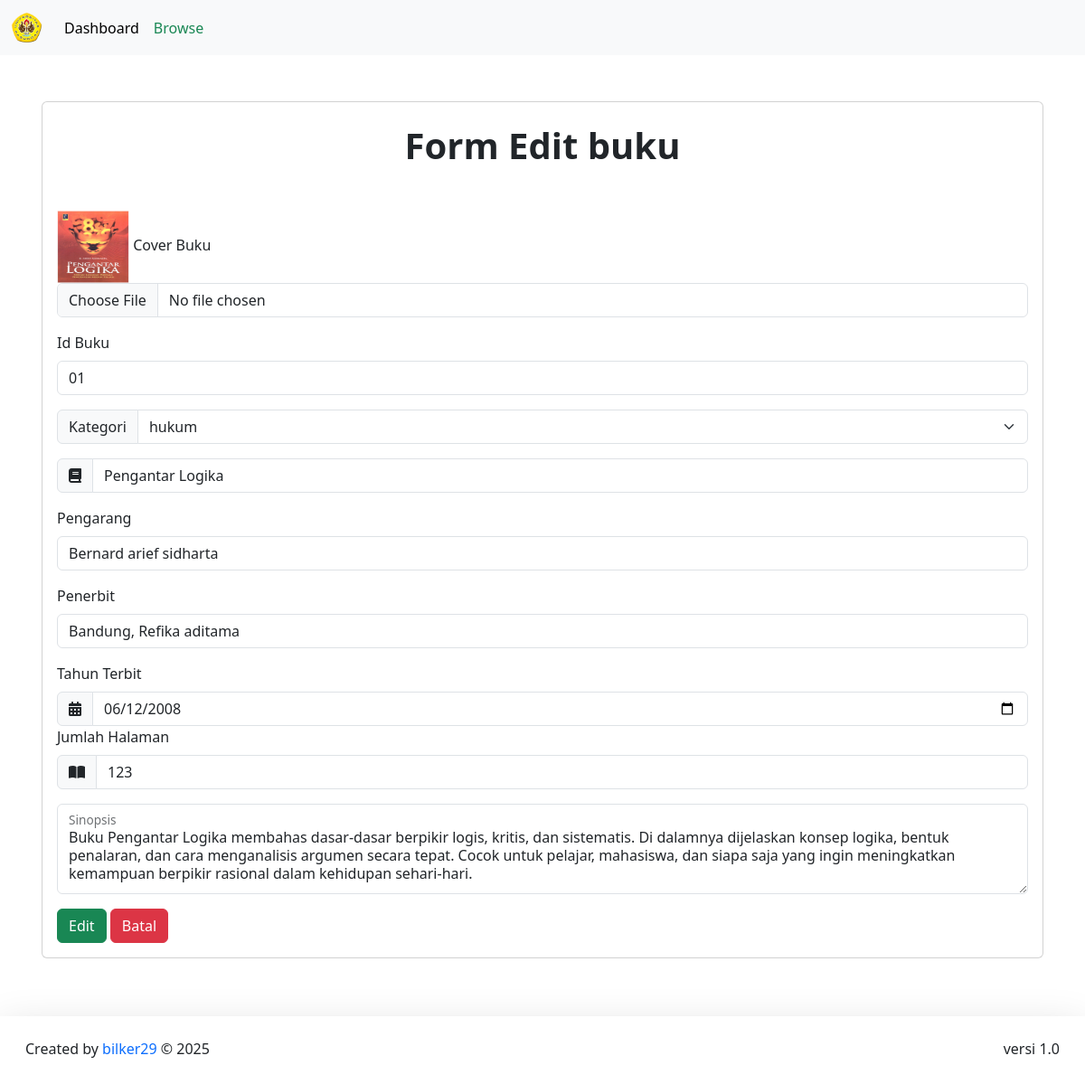
The app's page /DashboardAdmin/buku/updateBuku.php?idReview=01 with its own data.
### tables this page shows
CREATE TABLE `buku` (
  `cover` varchar(255) NOT NULL,
  `id_buku` varchar(20) NOT NULL,
  `kategori` varchar(255) NOT NULL,
  `judul` varchar(255) NOT NULL,
  `pengarang` varchar(255) NOT NULL,
  `penerbit` varchar(255) NOT NULL,
  `tahun_terbit` date NOT NULL,
  `jumlah_halaman` int NOT NULL,
  `buku_deskripsi` text NOT NULL
);

### config/config.php (called while the page is built, shortened)
<?php
$host = "127.0.0.1";
$username = "root";
$password = "";
$database_name = "perpustakaan";
$connection = mysqli_connect($host, $username, $password, $database_name);
function queryReadData($dataKategori)
{
  global $connection;
  $result = mysqli_query($connection, $dataKategori);
  $items = [];
  while ($item = mysqli_fetch_assoc($result)) {
    $items[] = $item;
  }
  return $items;
}

### DashboardAdmin/buku/updateBuku.php (the view, shortened to what this page needs)
<?php
require "../../config/config.php";
$review = $_GET["idReview"];
$reviewData = queryReadData("SELECT * FROM buku WHERE id_buku = '$review'")[0];
?>
<!DOCTYPE html>
<html lang="en">
<head>
  <link href="https://cdn.jsdelivr.net/npm/bootstrap@5.3.2/dist/css/bootstrap.min.css" rel="stylesheet">
</head>
<body>
  <nav class="navbar fixed-top navbar-expand-lg bg-body-tertiary">
    <div class="container-fluid">
      <a class="navbar-brand" href="#">
        <img src="../../assets/logo.png" alt="logo" height="35">
      </a>
      <div class="collapse navbar-collapse" id="navbarNav">
        <ul class="navbar-nav">
          <li class="nav-item">
            <a class="nav-link active" aria-current="page" href="../dashboardAdmin.php">Dashboard</a>
          </li>
          <li class="nav-item">
            <a class="nav-link text-success" href="daftarBuku.php">Browse</a>
          </li>
        </ul>
      </div>
    </div>
  </nav>
  <div class="container p-3 mt-5">
    <div class="card p-2 mt-5">
      <h1 class="text-center fw-bold p-3">Form Edit buku</h1>
      <form action="" method="post" enctype="multipart/form-data" class="mt-3 p-2">
        <div class="custom-css-form">
          <div class="mb-3">
            <img src="../../imgDB/<?= $reviewData["cover"]; ?>" width="80px" height="80px">
            <label for="formFileMultiple" class="form-label">Cover Buku</label>
            <input class="form-control" type="file" name="cover" id="formFileMultiple">
          </div>
          <div class="mb-3">
            <label for="exampleFormControlInput1" class="form-label">Id Buku</label>
            <input type="text" class="form-control" name="id_buku" id="exampleFormControlInput1" placeholder="example inf01" value="<?= $reviewData["id_buku"]; ?>">
          </div>
        </div>
        <div class="input-group mb-3">
          <label class="input-group-text" for="inputGroupSelect01">Kategori</label>
          <select class="form-select" id="inputGroupSelect01" name="kategori">
            <option selected><?= $reviewData["kategori"]; ?></option>
          </select>
        </div>
        <div class="input-group mb-3">
          <span class="input-group-text" id="basic-addon1"><i class="fa-solid fa-book"></i></span>
          <input type="text" class="form-control" name="judul" id="judul" placeholder="Judul Buku" aria-label="Username" aria-describedby="basic-addon1" value="<?= $reviewData["judul"]; ?>">
        </div>
        <div class="mb-3">
          <label for="exampleFormControlInput1" class="form-label">Pengarang</label>
          <input type="text" class="form-control" name="pengarang" id="exampleFormControlInput1" placeholder="nama pengarang" value="<?= $reviewData["pengarang"]; ?>">
        </div>
        <div class="mb-3">
          <label for="exampleFormControlInput1" class="form-label">Penerbit</label>
          <input type="text" class="form-control" name="penerbit" id="exampleFormControlInput1" placeholder="nama penerbit" value="<?= $reviewData["penerbit"]; ?>">
        </div>
        <label for="validationCustom01" class="form-label">Tahun Terbit</label>
        <div class="input-group mt-0">
          <span class="input-group-text" id="basic-addon1"><i class="fa-solid fa-calendar-days"></i></span>
          <input type="date" class="form-control" name="tahun_terbit" id="validationCustom01" value="<?= $reviewData["tahun_terbit"]; ?>">
        </div>
        <label for="validationCustom01" class="form-label">Jumlah Halaman</label>
        <div class="input-group mt-0">
          <span class="input-group-text" id="basic-addon1"><i class="fa-solid fa-book-open"></i></span>
          <input type="number" class="form-control" name="jumlah_halaman" id="validationCustom01" value="<?= $reviewData["jumlah_halaman"]; ?>">
        </div>
        <div class="form-floating mt-3 mb-3">
          <textarea class="form-control" placeholder="sinopsis tentang buku ini" name="buku_deskripsi" id="floatingTextarea2" style="height: 100px"><?= $reviewData["buku_deskripsi"]; ?></textarea>
          <label for="floatingTextarea2">Sinopsis</label>
        </div>
        <button class="btn btn-success" type="submit" name="update">Edit</button>
        <a class="btn btn-danger" href="daftarBuku.php">Batal</a>
      </form>
    </div>
  </div>
  <footer class="mt-5 shadow-lg bg-subtle p-3">
    <div class="container-fluid d-flex justify-content-between">
      <p class="mt-2">Created by <span class="text-primary"> bilker29</span> © 2025</p>
      <p class="mt-2">versi 1.0</p>
    </div>
  </footer>
</body>
</html>

### records on screen
buku: cover (picture), id_buku "01", kategori "hukum", judul "Pengantar Logika", pengarang "Bernard arief sidharta", penerbit "Bandung, Refika aditama", tahun_terbit "06/12/2008", jumlah_halaman "123", buku_deskripsi "Buku Pengantar Logika membahas dasar-dasar berpikir logis, kritis, dan sistematis. Di dalamnya dijelaskan konsep logika, bentuk penalaran, dan cara menganalisis argumen secara tepat. Cocok untuk pelajar, mahasiswa, dan siapa saja yang ingin meningkatkan kemampuan berpikir rasional dalam kehidupan sehari-hari."
